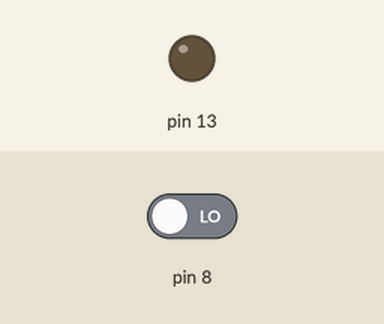
Simulated run of this sketch. Board: Arduino Uno, built with avr-gcc and run on an emulated ATmega328P. On the bench: output pins drawn as LEDs (lit = HIGH). Inputs (shaded band) come from the test bench; at power-on: pin 8 LOW. What the sketch prints to the serial monitor is not drawn.

Above: at 1.8 s.
1.9 s: pin 8 driven HIGH
At 3.2 s:
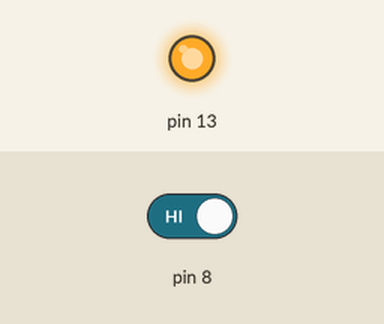
3.5 s: pin 8 driven LOW
At 4.4 s:
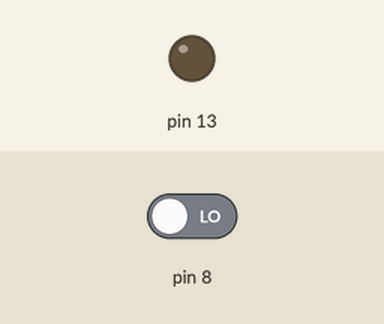
Timing chart, 0 to 6.5 s (numbered marks = the images above; inputs shaded):
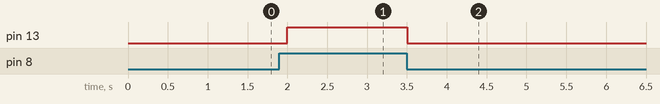

The sketch:

sensor_PIR_test.ino
```cpp
void setup() {
  pinMode(8,INPUT);
  pinMode(13,OUTPUT);
  Serial.begin(9600);
}

void loop() {
  int value = digitalRead(8);
  Serial.println(value);
  if(value==1){
    digitalWrite(13,1);
    Serial.println("움직임이 감지됐습니다.");
  }else{
   digitalWrite(13,0);
  }
  delay(500);
}
```

Measured:
- after the input at 1.9 s, pin 13: LOW → HIGH after 0.10 s
- after the input at 3.5 s, pin 13: HIGH → LOW at once
